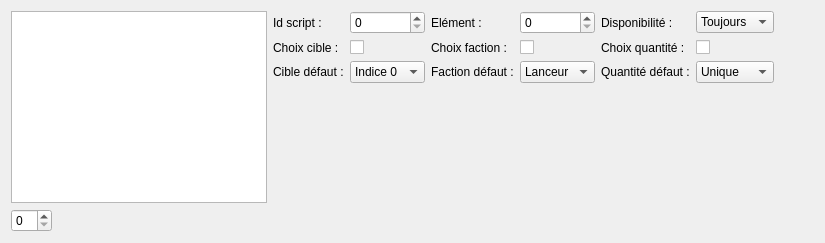
      <widget class="QWidget" name="tab_effets">
       <attribute name="title">
        <string>Effets</string>
       </attribute>
       <layout class="QHBoxLayout" name="horizontalLayout_11">
        <item>
         <layout class="QVBoxLayout" name="effet_list_verticalLayout">
          <item>
           <widget class="QListWidget" name="effet_listWidget"/>
          </item>
          <item>
           <layout class="QHBoxLayout" name="effet_spinBox_horizontalLayout">
            <item>
             <widget class="QSpinBox" name="effet_spinBox"/>
            </item>
            <item>
             <spacer name="effet_spinBox_horizontalSpacer">
              <property name="orientation">
               <enum>Qt::Horizontal</enum>
              </property>
              <property name="sizeHint" stdset="0">
               <size>
                <width>40</width>
                <height>20</height>
               </size>
              </property>
             </spacer>
            </item>
           </layout>
          </item>
         </layout>
        </item>
        <item>
         <layout class="QVBoxLayout" name="effet_verticalLayout">
          <item>
           <layout class="QGridLayout" name="effet_gridLayout">
            <item row="0" column="2">
             <widget class="QLabel" name="effet_element_label">
              <property name="text">
               <string>Elément :</string>
              </property>
             </widget>
            </item>
            <item row="0" column="4">
             <widget class="QLabel" name="effet_disponibilite_label">
              <property name="text">
               <string>Disponibilité :</string>
              </property>
             </widget>
            </item>
            <item row="1" column="0">
             <widget class="QLabel" name="effet_choixcible_label">
              <property name="text">
               <string>Choix cible :</string>
              </property>
             </widget>
            </item>
            <item row="1" column="2">
             <widget class="QLabel" name="effet_choixfaction_label">
              <property name="text">
               <string>Choix faction :</string>
              </property>
             </widget>
            </item>
            <item row="0" column="1">
             <widget class="QSpinBox" name="effet_script_spinBox"/>
            </item>
            <item row="2" column="2">
             <widget class="QLabel" name="effet_defautfaction_label">
              <property name="text">
               <string>Faction défaut :</string>
              </property>
             </widget>
            </item>
            <item row="2" column="0">
             <widget class="QLabel" name="effet_defautcible_label">
              <property name="text">
               <string>Cible défaut :</string>
              </property>
             </widget>
            </item>
            <item row="0" column="0">
             <widget class="QLabel" name="effet_script_label">
              <property name="text">
               <string>Id script :</string>
              </property>
             </widget>
            </item>
            <item row="1" column="4">
             <widget class="QLabel" name="effet_choixquantite_label">
              <property name="text">
               <string>Choix quantité :</string>
              </property>
             </widget>
            </item>
            <item row="0" column="3">
             <widget class="QSpinBox" name="effet_element_spinBox"/>
            </item>
            <item row="2" column="4">
             <widget class="QLabel" name="effet_defautquantite_label">
              <property name="text">
               <string>Quantité défaut :</string>
              </property>
             </widget>
            </item>
            <item row="0" column="5">
             <widget class="QComboBox" name="effet_disponibilite_comboBox">
              <item>
               <property name="text">
                <string>Toujours</string>
               </property>
              </item>
              <item>
               <property name="text">
                <string>Combat</string>
               </property>
              </item>
              <item>
               <property name="text">
                <string>Menu</string>
               </property>
              </item>
             </widget>
            </item>
            <item row="1" column="1">
             <widget class="QCheckBox" name="effet_choixcible_checkBox">
              <property name="text">
               <string/>
              </property>
             </widget>
            </item>
            <item row="1" column="3">
             <widget class="QCheckBox" name="effet_choixfaction_checkBox">
              <property name="text">
               <string/>
              </property>
             </widget>
            </item>
            <item row="1" column="5">
             <widget class="QCheckBox" name="effet_choixquantite_checkBox">
              <property name="text">
               <string/>
              </property>
             </widget>
            </item>
            <item row="2" column="5">
             <widget class="QComboBox" name="effet_defautquantite_comboBox">
              <item>
               <property name="text">
                <string>Unique</string>
               </property>
              </item>
              <item>
               <property name="text">
                <string>Multiple</string>
               </property>
              </item>
             </widget>
            </item>
            <item row="2" column="3">
             <widget class="QComboBox" name="effet_defautfaction_comboBox">
              <item>
               <property name="text">
                <string>Lanceur</string>
               </property>
              </item>
              <item>
               <property name="text">
                <string>Adverse</string>
               </property>
              </item>
             </widget>
            </item>
            <item row="2" column="1">
             <widget class="QComboBox" name="effet_defautcible_comboBox">
              <item>
               <property name="text">
                <string>Indice 0</string>
               </property>
              </item>
              <item>
               <property name="text">
                <string>Lanceur</string>
               </property>
              </item>
              <item>
               <property name="text">
                <string>Tous</string>
               </property>
              </item>
              <item>
               <property name="text">
                <string>Aucune</string>
               </property>
              </item>
             </widget>
            </item>
           </layout>
          </item>
          <item>
           <spacer name="effet_verticalSpacer">
            <property name="orientation">
             <enum>Qt::Vertical</enum>
            </property>
            <property name="sizeHint" stdset="0">
             <size>
              <width>20</width>
              <height>40</height>
             </size>
            </property>
           </spacer>
          </item>
          <item>
           <widget class="QLabel" name="effet_label">
            <property name="text">
             <string/>
            </property>
           </widget>
          </item>
         </layout>
        </item>
        <item>
         <spacer name="effet_horizontalSpacer">
          <property name="orientation">
           <enum>Qt::Horizontal</enum>
          </property>
          <property name="sizeHint" stdset="0">
           <size>
            <width>40</width>
            <height>20</height>
           </size>
          </property>
         </spacer>
        </item>
       </layout>
      </widget>
